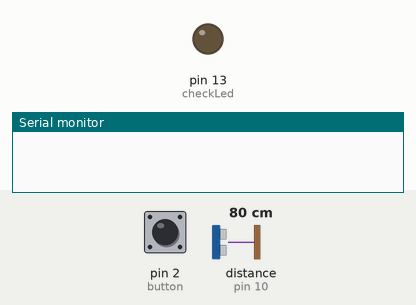
A sketch run on a simulated Arduino Uno, built with avr-gcc and run on an emulated ATmega328P. Parts: output pins drawn as LEDs (lit = HIGH), the last lines printed to the serial monitor. The test bench sets the inputs (shaded band); at power-on: pin 2 (button) HIGH, distance to the obstacle (sensor on pin 10) 80 cm. The echo pulse lasts 58.3 µs per cm; pins used as bus, display or sensor lines are not drawn.

Above: at 1.2 s.
1.3 s: pin 2 (button) pulled LOW for 0.15 s
At 2.5 s:
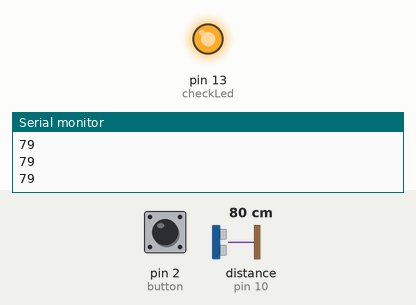
2.9 s: pin 2 (button) pulled LOW for 1 s
At 3.7 s:
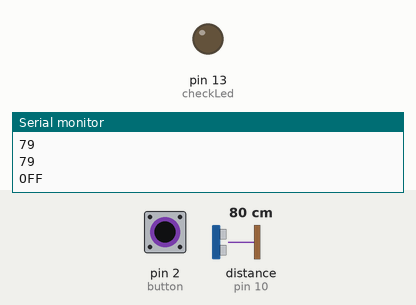
5.4 s: pin 2 (button) pulled LOW for 3.2 s
At 6.8 s:
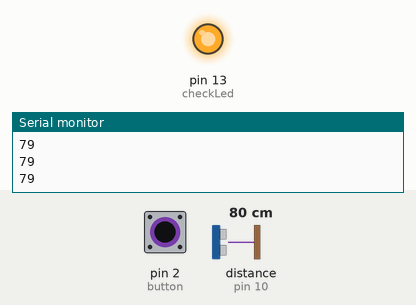
Timing chart, 0 to 8.4 s (numbered marks = the images above; inputs shaded):
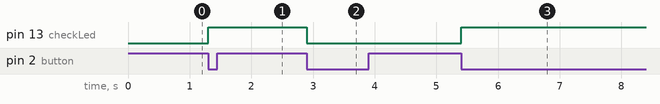

Measured:
- after the input at 1.3 s, pin 13 (checkLed): LOW → HIGH at once
- after the input at 2.9 s, pin 13 (checkLed): HIGH → LOW at once
- after the input at 5.4 s, pin 13 (checkLed): LOW → HIGH at once

The sketch:

main.ino
```cpp
/* TEAM TRUCE */

const byte button = 2;
const byte checkLed = 13;
const byte trigger = 9;
const byte echo = 10;
volatile byte working = LOW;

/* quanto l'onboard led è acceso -> arduino funziona */
void toggle()
{
  working = !working;
  digitalWrite(checkLed, working);
  Serial.println(working ? "ON" : "OFF"); /* da passare all'STM32 */
}

void setup()
{
  Serial.begin(9600);
  pinMode(checkLed, OUTPUT);
  pinMode(trigger, OUTPUT);
  pinMode(button, INPUT);
  pinMode(echo, INPUT);
  attachInterrupt(digitalPinToInterrupt(button), toggle, FALLING);
}

void loop()
{
  if(working) {
    digitalWrite(trigger, LOW);
    digitalWrite(trigger, HIGH);
    delayMicroseconds(10);
    digitalWrite(trigger, LOW);

    long durata = pulseIn(echo, HIGH);
    long distanza = 0.034 * (durata/2);

    if(durata > 38000) /* fuori dalla portata del sensore: assumo 650 cm come massimo */
      Serial.println(650);
    else
      Serial.println(distanza);

    delay(500);
  }
}
```
